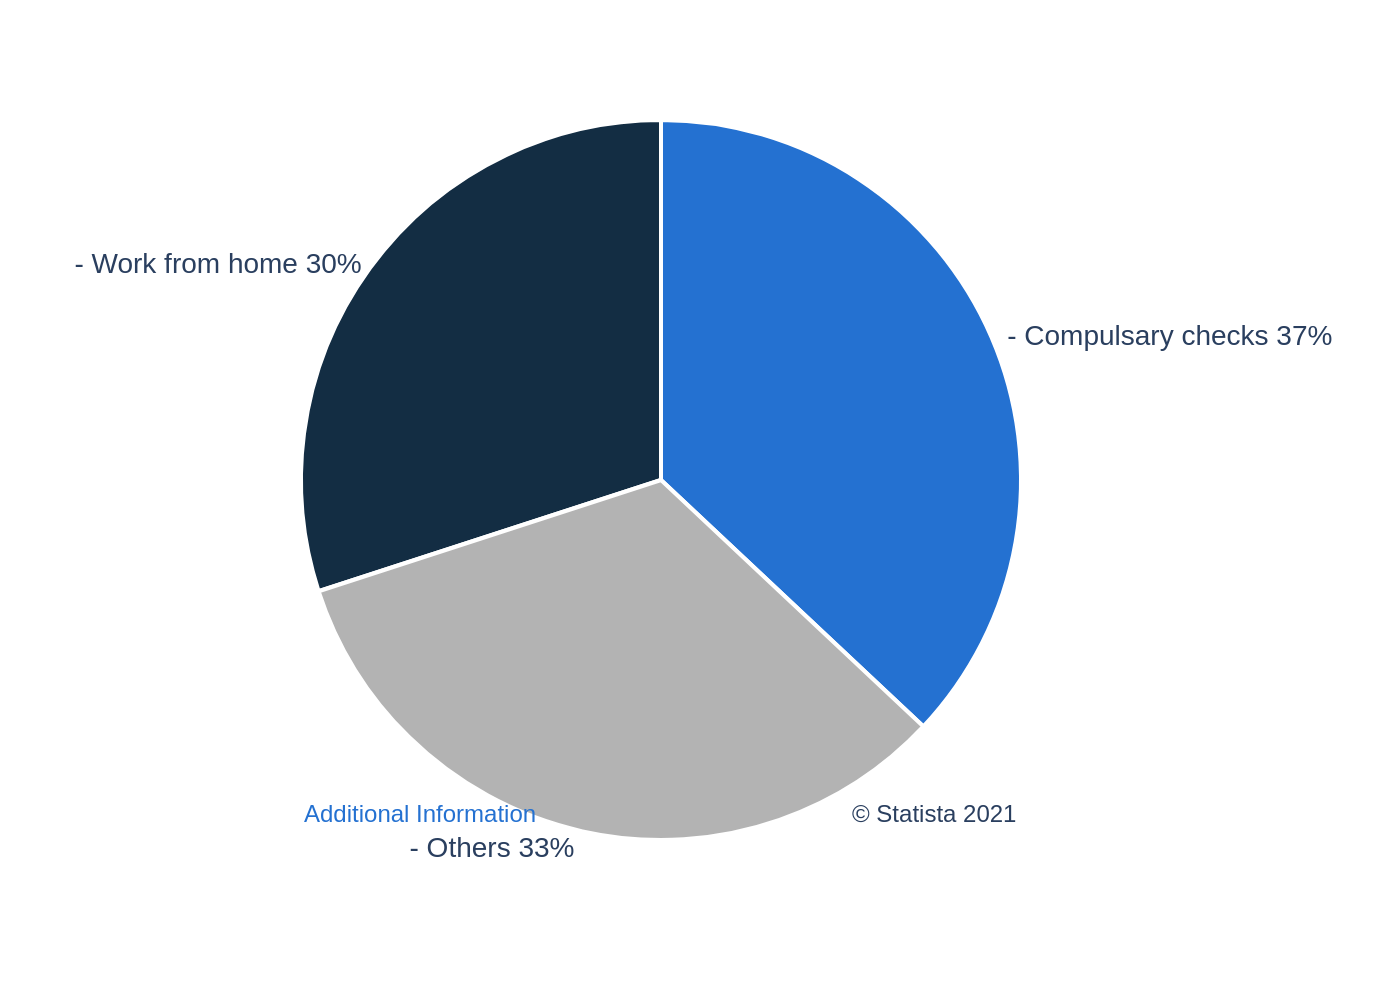

This chart was generated by the following Python code:
import sys
import json
import plotly.graph_objects as go
import pathlib

# --- 1. Load Data ---
# Ensure a JSON file path is provided as a command-line argument
if len(sys.argv) != 2:
    print(f"Usage: python {pathlib.Path(__file__).name} <json_file_path>")
    sys.exit(1)

json_path = pathlib.Path(sys.argv[1])
if not json_path.is_file():
    print(f"Error: File not found at {json_path}")
    sys.exit(1)

# Load the chart data and settings from the specified JSON file
with open(json_path, 'r', encoding='utf-8') as f:
    config = json.load(f)

chart_data = config.get('chart_data', [])
texts = config.get('texts', {})
colors = config.get('colors', [])

# --- 2. Create Chart ---
# Extract labels and values, preserving the order from the JSON
labels = [item['label'] for item in chart_data]
values = [item['value'] for item in chart_data]

# Create the Pie chart trace
# The texttemplate is crafted to match the original's format " - Label Value%"
fig = go.Figure(data=[go.Pie(
    labels=labels,
    values=values,
    marker=dict(colors=colors, line=dict(color='#FFFFFF', width=2)),
    texttemplate=" - %{label} %{value}%",
    textposition='outside',
    sort=False,  # Preserve the original data order
    hoverinfo='label+percent'
)])

# --- 3. Configure Layout ---
# Combine title and subtitle using HTML for rich text formatting
title_text = texts.get('title')
subtitle_text = texts.get('subtitle')
full_title = ""
if title_text:
    full_title = f"<b>{title_text}</b>"
    if subtitle_text:
        full_title += f"<br><sub>{subtitle_text}</sub>"

# Apply layout settings for a clean and accurate recreation
fig.update_layout(
    title_text=full_title,
    title_x=0.5, # Center the title
    showlegend=False,
    font=dict(family="Arial", size=14),
    paper_bgcolor='white',
    plot_bgcolor='white',
    # Adjust margins to prevent labels or annotations from being cut off
    margin=dict(t=60, b=80, l=40, r=40),
    annotations=[
        # Source annotation (bottom-right)
        dict(
            text=texts.get('source', ''),
            align='right',
            showarrow=False,
            xref='paper',
            yref='paper',
            x=0.98,
            y=0.01,
            xanchor='right',
            yanchor='bottom',
            font=dict(size=12)
        ),
        # Note annotation (bottom-left)
        dict(
            text=texts.get('note', ''),
            align='left',
            showarrow=False,
            xref='paper',
            yref='paper',
            x=0.02,
            y=0.01,
            xanchor='left',
            yanchor='bottom',
            font=dict(size=12, color="#2471D1")
        )
    ]
)

# --- 4. Output Image ---
# Derive the output filename from the input JSON filename
output_filename = json_path.with_suffix('.png')

# Save the figure to a high-resolution PNG file
fig.write_image(output_filename, scale=2)

print(f"Chart saved to {output_filename}")
